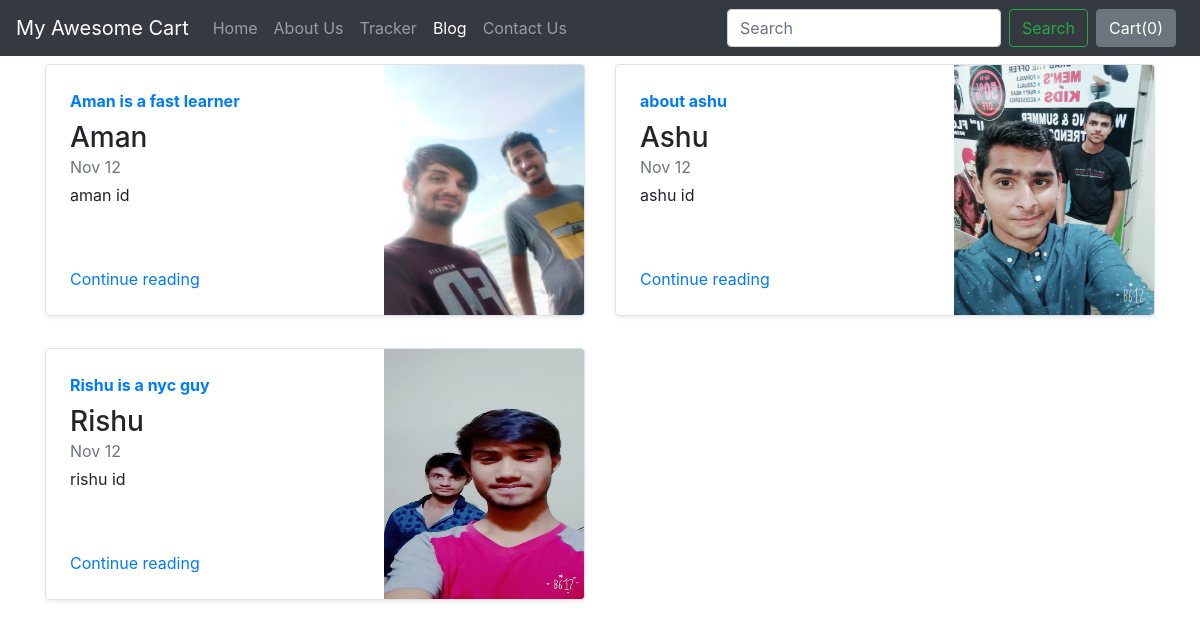
Screenshot of /blog/ with the database file from the repository.
### blog/models.py (models this page shows, shortened)
class Blogpost(models.Model):
    post_id = models.AutoField(primary_key=True)
    title = models.CharField(max_length=50)
    head0 = models.CharField(max_length=500, default="")
    chead0 = models.CharField(max_length=5000, default="")
    head1 = models.CharField(max_length=500, default="")
    chead1 = models.CharField(max_length=5000, default="")
    head2 = models.CharField(max_length=500, default="")
    chead2 = models.CharField(max_length=5000, default="")
    pub_date = models.DateField()
    thumbnail = models.ImageField(upload_to='shop/images', default="")

### blog/views.py (the view)
# urls.py: path("", views.index, name="blogHome"),
def index(request):
    myposts = Blogpost.objects.all()
    return render(request, 'blog/index.html',{'myposts':myposts})

### blog/templates/blog/index.html
{% extends 'blog/basic.html' %}
{% block body %}
<div class="container">
<div class="row my-2">
    {% for item in myposts %}
        <div class="col-md-6">
            <div
                class="row no-gutters border rounded overflow-hidden flex-md-row mb-4 shadow-sm h-md-250 position-relative">
                <div class="col p-4 d-flex flex-column position-static">
                    <strong class="d-inline-block mb-2 text-primary">{{item.head0}}</strong>
                    <h3 class="mb-0">{{item.title}}</h3>
                    <div class="mb-1 text-muted">Nov 12</div>
                    <p class="card-text mb-auto">{{item.head1}}</p>
                    <a href="blogpost/{{item.post_id}}" class="stretched-link">Continue reading</a>
                </div>
                <div class="col-auto d-none d-lg-block">
                    <img src="/media/{{item.thumbnail}}" class="bd-placeholder-img" width="200" height="250"
                        aria-label="Placeholder: Thumbnail"/>
                </div>
            </div>
        </div>
{% if forloop.counter|divisibleby:2 %}
    </div><div class="row my-2">
    {% endif %}
    {% endfor %}
</div>
{% endblock %}

### rows the page displays
Blogpost: head0 "Aman is a fast learner", title "Aman", head1 "aman id", thumbnail (picture)
Blogpost: head0 "about ashu", title "Ashu", head1 "ashu id", thumbnail (picture)
Blogpost: head0 "Rishu is a nyc guy", title "Rishu", head1 "rishu id", thumbnail (picture)
